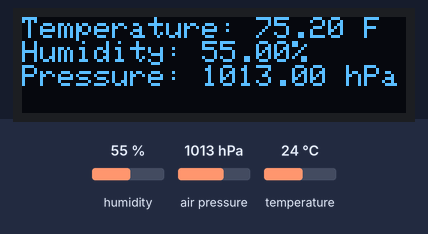
Simulated run of this sketch. Board: ESP32. Parts: 128×32 one-colour display. The inputs (shaded band) are chosen by the test bench; at power-on: humidity 55 %, air pressure 1013 hPa, temperature 24 °C. What the sketch prints to the serial monitor is not drawn.

Above: at 2.8 s.
2.9 s: humidity set to 22 %
At 4.6 s:
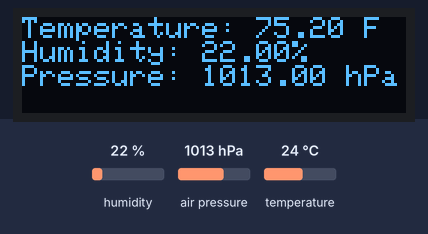
5.6 s: air pressure set to 952 hPa
At 6.8 s:
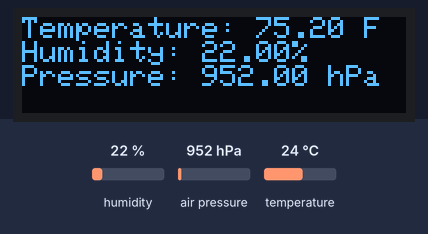
8.3 s: temperature set to 12 °C
At 11.0 s:
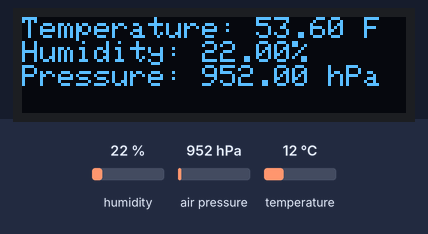
11.6 s: humidity set to 40 %
At 13.1 s:
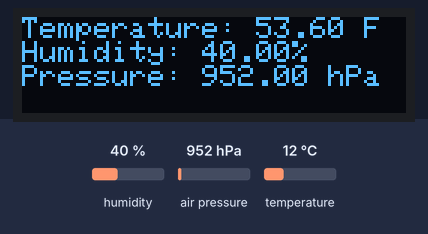
Timing chart, 0 to 14.6 s (numbered marks = the images above; inputs shaded):
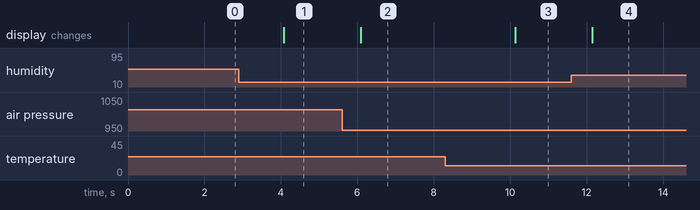

Measured:
- after the input at 2.9 s, the display: changes after 1.2 s (image 1)
- after the input at 5.6 s, the display: changes after 0.49 s (image 2)
- after the input at 8.3 s, the display: changes after 1.8 s (image 3)
- after the input at 11.6 s, the display: changes after 0.54 s (image 4)

The sketch:

Smart_Environmental_Monitor.ino.ino
```cpp
#include <Wire.h>
#include <Adafruit_Sensor.h>
#include <Adafruit_BME280.h>
#include <Adafruit_GFX.h>
#include <Adafruit_SSD1306.h>
Adafruit_BME280 bme;
Adafruit_SSD1306 oled(128, 32, &Wire, -1);

void setup() {
Serial.begin(115200); //start communication between ESP32 and laptop at 115200 baud
bool/* (t/f) */status /*(variable name)*/ = bme.begin(0x76); /*(calls the method w/ address from I2C scanner. if sensor initializes successfully, status = true)*/

if (!status) {Serial.println("BME not found");}
else {Serial.println("BME found!");}

oled.begin(SSD1306_SWITCHCAPVCC, 0x3C);
oled.setTextSize(1);
oled.setTextColor(SSD1306_WHITE);
}

void loop() {

oled.clearDisplay();
oled.setCursor(0,0);

float temperature = (bme.readTemperature() * 9/5) + 32;
oled.print("Temperature: ");
oled.print(temperature);
oled.println(" F");


float humidity = bme.readHumidity();
oled.print("Humidity: ");
oled.print(humidity);
oled.println("%");

float pressure = bme.readPressure() / 100;
oled.print("Pressure: ");
oled.print(pressure);
oled.println(" hPa");

oled.display();

delay(2000);

}
```
